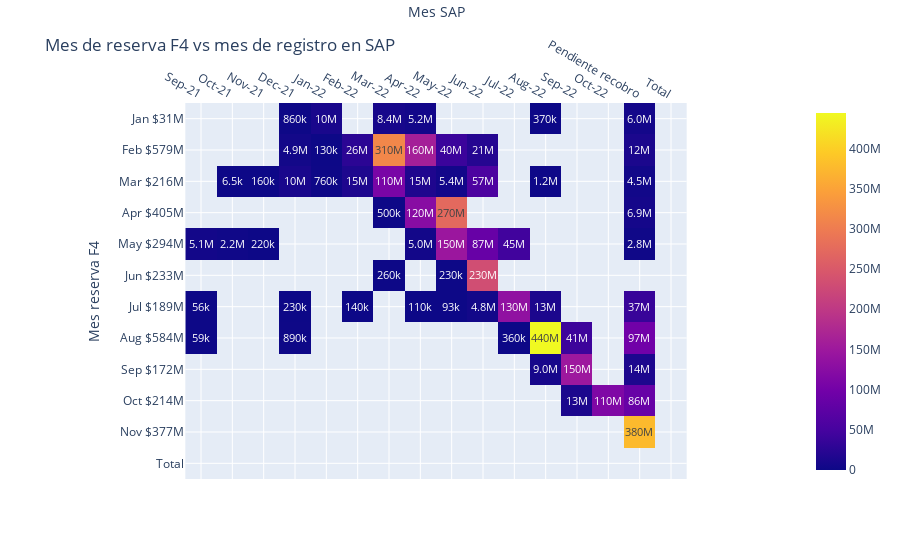

Notebook code cell kept with this figure:
### Code cell
import plotly.express as px
data=[[1, 25, 30, 50, 1], [20, 1, 60, 80, 30], [30, 60, 1, 5, 20]]
fig = px.imshow(table, text_auto = '.2s', title='Mes de reserva F4 vs mes de registro en SAP', labels={'x':'Mes SAP', 'y':'Mes reserva F4'})
fig.update_xaxes(side="top")
fig.write_image(f"{dt_string}_mes_x_mes.png", height=500,width=1000, engine='orca')
fig.show()

### Figure 1 — Plotly figure (JSON) as saved in the notebook; plotly's stock layout.template omitted (floating-point values rounded to 4 significant figures; data arrays with more than 128 entries replaced by an {"elided": "..."} marker saying what was removed)
{"data": [{"coloraxis": "coloraxis", "hovertemplate": "Mes SAP: %{x}<br>Mes reserva F4: %{y}<br>color: %{z}<extra></extra>", "name": "0", "texttemplate": "%{z:.2s}", "type": "heatmap", "x": ["Sep-21", "Oct-21", "Nov-21", "Dec-21", "Jan-22", "Feb-22", "Mar-22", "Apr-22", "May-22", "Jun-22", "Jul-22", "Aug-22", "Sep-22", "Oct-22", "Pendiente recobro", "Total"], "xaxis": "x", "y": ["Jan $31M", "Feb $579M", "Mar $216M", "Apr $405M", "May $294M", "Jun $233M", "Jul $189M", "Aug $584M", "Sep $172M", "Oct $214M", "Nov $377M", "Total"], "yaxis": "y", "z": {"elided": "12x16 int values"}}], "layout": {"coloraxis": {"colorscale": [[0, "#0d0887"], [0.1111, "#46039f"], [0.2222, "#7201a8"], [0.3333, "#9c179e"], [0.4444, "#bd3786"], [0.5556, "#d8576b"], [0.6667, "#ed7953"], [0.7778, "#fb9f3a"], [0.8889, "#fdca26"], [1, "#f0f921"]]}, "title": {"text": "Mes de reserva F4 vs mes de registro en SAP"}, "xaxis": {"anchor": "y", "constrain": "domain", "domain": [0, 1], "scaleanchor": "y", "side": "top", "title": {"text": "Mes SAP"}}, "yaxis": {"anchor": "x", "autorange": "reversed", "constrain": "domain", "domain": [0, 1], "title": {"text": "Mes reserva F4"}}}}
